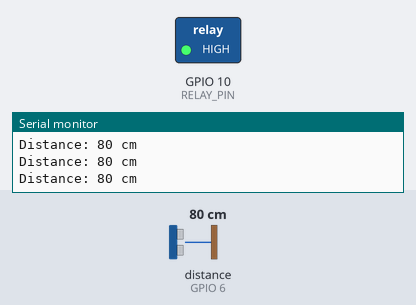
Recording of a sketch running on a simulated ESP32-S3. Shown: switched loads named in the sketch (green lamp = pin HIGH), the last lines printed to the serial monitor. Wiring (inferred from the names in the program): ultrasonic range finder: trigger GPIO 5; echo GPIO 6. Inputs (shaded band) come from the test bench; at power-on: distance to the obstacle (sensor on GPIO 6) 80 cm. The echo pulse lasts 58.3 µs per cm; pins used as bus, display or sensor lines are not drawn.

Above: at 0.5 s.
At 5.6 s:
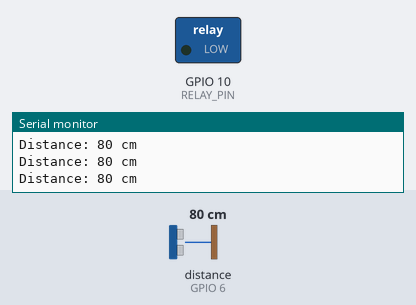
Timing chart, 0 to 7.7 s (numbered marks = the images above):
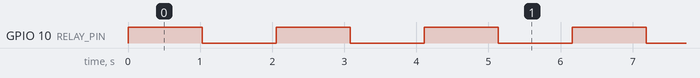

Measured:
- by itself, GPIO 10 (RELAY_PIN): moves between LOW and HIGH, repeating every 6.0 s
- by itself, everything shown: repeats every 6.0 s, in 6 steps

The sketch:

code.ino
```cpp
// Level shifter unit test sketch (ESP32-S3 Arduino): the relay IN behind
// channel 1 follows pin 10, HIGH in even seconds (LV -> HV), and the HC-SR04
// ECHO behind channel 2 is timed every 200 ms (HV -> LV).

const int RELAY_PIN = 10;
const int TRIG_PIN = 5;
const int ECHO_PIN = 6;

void setup() {
  Serial.begin(115200);
  pinMode(RELAY_PIN, OUTPUT);
  pinMode(TRIG_PIN, OUTPUT);
  digitalWrite(TRIG_PIN, LOW);
  pinMode(ECHO_PIN, INPUT);
}

void loop() {
  digitalWrite(RELAY_PIN, millis() / 1000 % 2 == 0 ? HIGH : LOW);

  digitalWrite(TRIG_PIN, HIGH);
  delayMicroseconds(10);
  digitalWrite(TRIG_PIN, LOW);
  unsigned long duration = pulseIn(ECHO_PIN, HIGH, 30000);
  if (duration > 0) Serial.printf("Distance: %lu cm\n", duration / 58);
  delay(200);
}
```
